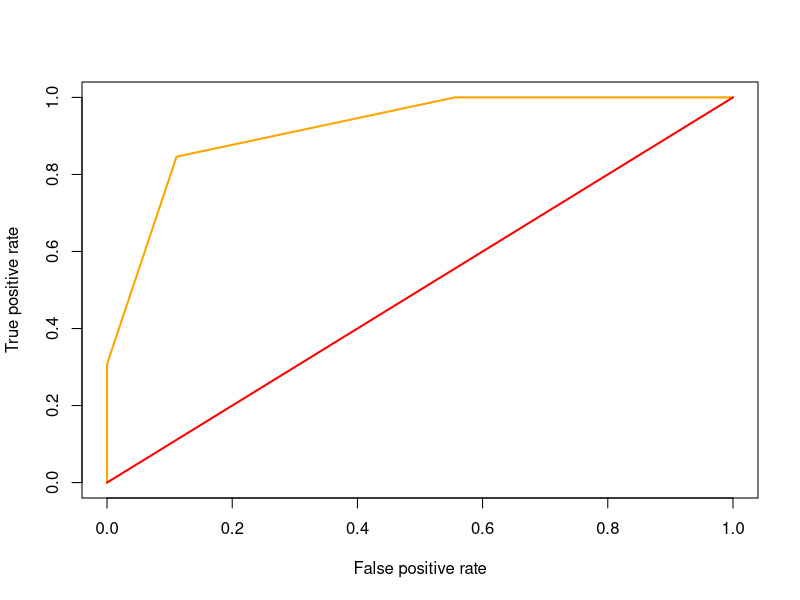

Recreate this plot in R.
rm(list = ls())

outlook = c('rain', 'overcast', 'rain', 'sunny', 'rain', 
            'rain', 'sunny', 'overcast', 'overcast', 'overcast', 
            'sunny', 'sunny', 'rain', 'rain', 'overcast',
            'sunny', 'overcast', 'overcast', 'sunny', 'sunny',
            'sunny', 'overcast')

humidity = c(79, 74, 80, 60, 65, 79, 60, 74, 77, 80, 
             71, 70, 80, 65, 70, 56, 80, 70, 56, 70,
             71, 77)

windy = c(T, T, F, T, F, T, T, T, T, F, T, F, F, F, T, T, F, T, T, F, T, T)
play = c(F, F, T, F, T, F, F, T, T, T, F, F, T, T, T, T, T, T, F, T, F, T)

game = data.frame(outlook, humidity, windy, play)
game$score = NA

attach(game)
game$score[outlook == 'sunny' & humidity <= 70] = 5/8
game$score[outlook == 'sunny' & humidity > 70] = 1 - 3/4
game$score[outlook == 'overcast'] = 4/5
game$score[outlook == 'rain' & windy == T] = 1 - 2/2
game$score[outlook == 'rain' & windy == F] = 3/3
detach(game)

game$predict = game$score >= 0.5
game$correct = game$predict == game$play

library(ROCR)

pred = prediction(game$score, game$play)
roc = performance(pred, measure="tpr", x.measure="fpr")
plot(roc, col="orange", lwd=2) 
lines(x=c(0, 1), y=c(0, 1), col="red", lwd=2)

auc = performance(pred, 'auc')
slot(auc, 'y.values')
